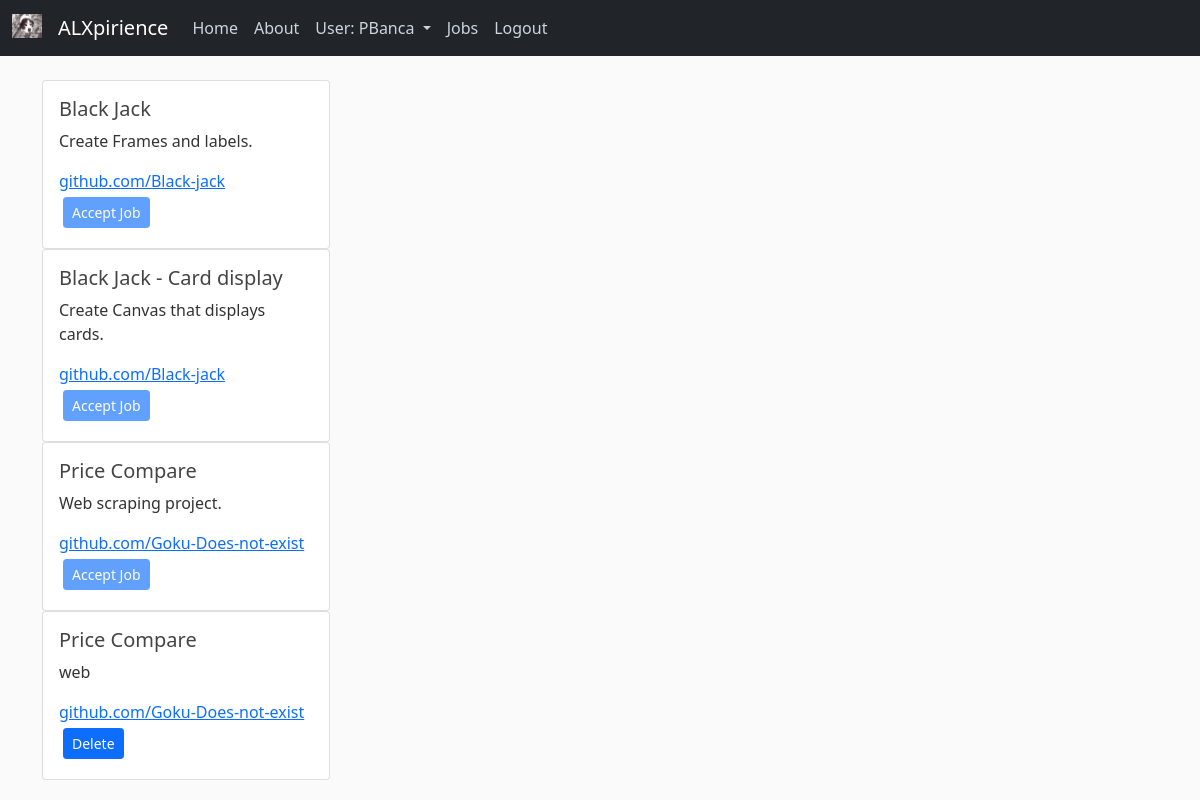
Page /myprojects (signed in) on the committed database.
### expirience/data_base.py (models this page shows, shortened)
class User(db.Model, UserMixin):
    id = db.Column(db.Integer, primary_key=True, autoincrement=True)
    username = db.Column(db.String(20), unique=True, nullable=False)
    email = db.Column(db.String(120), unique=True, nullable=False)
    git_hub = db.Column(db.String(120), nullable=False)
    country = db.Column(db.String(40), nullable=False)
    password = db.Column(db.String(60), nullable=False)
    image_file = db.Column(db.String(20), nullable=False, default='default.jpg')
    skills = db.relationship('Skills', backref='author', lazy=True)
    projects = db.relationship('Projects', backref='author', lazy=True)

class Projects(db.Model):
    id = db.Column(db.Integer, primary_key=True, autoincrement=True)
    project_name = db.Column(db.String(100), nullable=False)
    project_description = db.Column(db.Text, nullable=False)
    project_link = db.Column(db.String(120), nullable=False)
    skills_required = db.Column(db.String(120), nullable=False)
    project_status = db.Column(db.String(20), nullable=False, default='pending')
    user_id = db.Column(db.Integer, db.ForeignKey('user.id'), nullable=False)

### expirience/routes.py (the view, shortened to what this page needs)
@app.route('/myprojects', methods=['GET', 'POST'])
@login_required
def myprojects():
    if not current_user.is_authenticated:
        return redirect(url_for('home'))
    projects_current_user = [Projects.query.all(), current_user]
    return render_template('myprojects.html', title="My Projects", form=projects_current_user)

### expirience/data_base.py (called while the page is built)
@loginManager.user_loader
def get_user(user_id):
    return User.query.get(int(user_id))

### expirience/templates/myprojects.html (shortened to what this page needs)
{% extends "layout.html" %}
{% block content %}
{% for project in form[0] %}
    {% if project.author.id == form[1].id %}
        <div class="card" style="width: 18rem;">
            <div class="card-body">
                <h5 class="card-title">{{ project.project_name }}</h5>
                <p class="card-text">{{ project.project_description }}</p>
                <a href="project.project_link" class="card-link">{{ project.project_link }}</a>
                <form action="{{ url_for('myprojects') }}" method="post">
                    <button type="submit" class="btn btn-sm btn-primary m-1" >Delete</button>
                </form>
            </div>
        </div>
    {% else %}
        <div class="card" style="width: 18rem;">
            <div class="card-body">
                <h5 class="card-title">{{ project.project_name }}</h5>
                <p class="card-text">{{ project.project_description }}</p>
                <a href="project.project_link" class="card-link">{{ project.project_link }}</a><br>
                <button type="button" class="btn btn-sm btn-primary m-1" disabled>Accept  Job</button>
            </div>
        </div>
    {% endif %}
{% endfor %}
{% endblock %}

### expirience/templates/layout.html (shortened to what this page needs)
<!DOCTYPE html>
<html lang="en">
<head>
    <link href="https://cdn.jsdelivr.net/npm/bootstrap@5.0.2/dist/css/bootstrap.min.css" rel="stylesheet">
    <link rel="stylesheet" type="text/css" href="{{ url_for('static', filename='main.css') }}">
</head>
<body>
    <header class="site-header">
        <nav class="navbar navbar-expand-md navbar-dark bg-dark fixed-top">
          <div class="container-fluid">
            <a class="navbar-brand" href="{{ url_for('home') }}">
              <img src="static/images/large.ico" alt="" width="30" height="24" class="d-inline-block align-text-top">
            </a>
            <a class="navbar-brand mr-4" href="/">ALXpirience</a>
            <div class="collapse navbar-collapse" id="navbarToggle">
              <div class="navbar-nav mr-auto">
                <a class="nav-item nav-link" href="{{ url_for('home') }}">Home</a>
                <a class="nav-item nav-link" href="/about">About</a>
              </div>
              <div class="navbar-nav">
                {% if current_user.is_authenticated %}
                  <a class="nav-link dropdown-toggle" href="#" id="navbarDropdown" role="button" data-bs-toggle="dropdown" aria-expanded="false">
                    User: {{ current_user.username }}
                  </a>
                    <a class="nav-item nav-link" href="{{ url_for('get_job') }}">Jobs</a>
                    <a class="nav-item nav-link" href="{{ url_for('logout') }}">Logout</a>
                {% else %}
                  <a class="nav-item nav-link" href="{{ url_for('login') }}">Login</a>
                  <a class="nav-item nav-link" href="{{ url_for('register') }}">Register</a>
                {% endif %}
              </div>
            </div>
          </div>
        </nav>
    </header>
    <main role="main" class="container">
      <div class="row">
        <div class="col-md-8">
          {% block content %}{% endblock %}
        </div>
      </div>
    </main>
</body>
</html>

### expirience/static/main.css (style rules this page uses)
body { background: #fafafa; color: #333333; margin-top: 5rem; }
h1, h2, h3, h4, h5, h6 { color: #444444; }
.site-header .navbar-nav .nav-link { color: #cbd5db; }

### rows in the picture
User: username "PBanca"
Projects: project_name "Black Jack", project_description "Create Frames and labels.", project_link "github.com/Black-jack"
Projects: project_name "Black Jack - Card display", project_description "Create Canvas that displays cards.", project_link "github.com/Black-jack"
Projects: project_name "Price Compare", project_description "Web scraping project.", project_link "github.com/Goku-Does-not-exist"
Projects: project_name "Price Compare", project_description "web", project_link "github.com/Goku-Does-not-exist"
